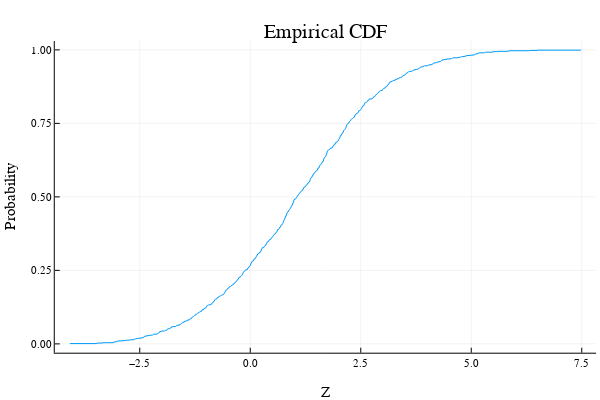

The cell this chart's notebook holds for it:
### Markdown cell above
You can see the seq of rand num Z above.

### Code cell
# implement ecdf-plot by my self.
# Pᶻs = Vector(1:n)./n
# zsₛₒᵣₜ = sort(zs)
# plot([repeat(zsₛₒᵣₜ',2)...],[[(Pᶻs.-1/n)';Pᶻs']...],legend=false)

ecdfplot(zs,legend=false)
title!("Empirical CDF")
xlabel!("Z")
ylabel!("Probability")

### Figure 1 — Plotly figure (JSON) as saved in the notebook; plotly's stock layout.template omitted (floating-point values rounded to 4 significant figures; data arrays with more than 128 entries replaced by an {"elided": "..."} marker saying what was removed)
{"data": [{"colorbar": {"title": {"text": ""}}, "legendgroup": "y1", "line": {"color": "rgba(0, 154, 250, 1.000)", "dash": "solid", "shape": "linear", "width": 1}, "mode": "lines", "name": "y1", "showlegend": true, "type": "scatter", "x": {"elided": "2001 float values"}, "xaxis": "x", "y": {"elided": "2001 float values"}, "yaxis": "y", "zmax": null, "zmin": null}], "layout": {"annotations": [{"font": {"color": "rgba(0, 0, 0, 1)", "family": "sans-serif", "size": 20}, "rotation": 0, "showarrow": false, "text": "Empirical CDF", "x": 0.5424, "xanchor": "center", "xref": "paper", "y": 1, "yanchor": "top", "yref": "paper"}], "height": 400, "margin": {"b": 20, "l": 0, "r": 0, "t": 20}, "paper_bgcolor": "rgba(255, 255, 255, 1.000)", "plot_bgcolor": "rgba(255, 255, 255, 1.000)", "showlegend": false, "width": 600, "xaxis": {"anchor": "y", "domain": [0.09128, 0.9934], "gridcolor": "rgba(0, 0, 0, 0.1)", "gridwidth": 0.5, "linecolor": "rgba(0, 0, 0, 1)", "mirror": false, "range": [-4.423, 7.824], "showgrid": true, "showline": true, "showticklabels": true, "tickangle": 0, "tickcolor": "rgb(0, 0, 0)", "tickfont": {"color": "rgba(0, 0, 0, 1)", "family": "sans-serif", "size": 11}, "tickmode": "array", "ticks": "inside", "ticktext": ["−2.5", "0.0", "2.5", "5.0", "7.5"], "tickvals": [-2.5, 0, 2.5, 5, 7.5], "title": {"font": {"color": "rgba(0, 0, 0, 1)", "family": "sans-serif", "size": 15}, "text": "Z"}, "type": "linear", "visible": true, "zeroline": false, "zerolinecolor": "rgba(0, 0, 0, 1)"}, "yaxis": {"anchor": "x", "domain": [0.07581, 0.9415], "gridcolor": "rgba(0, 0, 0, 0.1)", "gridwidth": 0.5, "linecolor": "rgba(0, 0, 0, 1)", "mirror": false, "range": [-0.03, 1.03], "showgrid": true, "showline": true, "showticklabels": true, "tickangle": 0, "tickcolor": "rgb(0, 0, 0)", "tickfont": {"color": "rgba(0, 0, 0, 1)", "family": "sans-serif", "size": 11}, "tickmode": "array", "ticks": "inside", "ticktext": ["0.00", "0.25", "0.50", "0.75", "1.00"], "tickvals": [0, 0.25, 0.5, 0.75, 1], "title": {"font": {"color": "rgba(0, 0, 0, 1)", "family": "sans-serif", "size": 15}, "text": "Probability"}, "type": "linear", "visible": true, "zeroline": false, "zerolinecolor": "rgba(0, 0, 0, 1)"}}}
